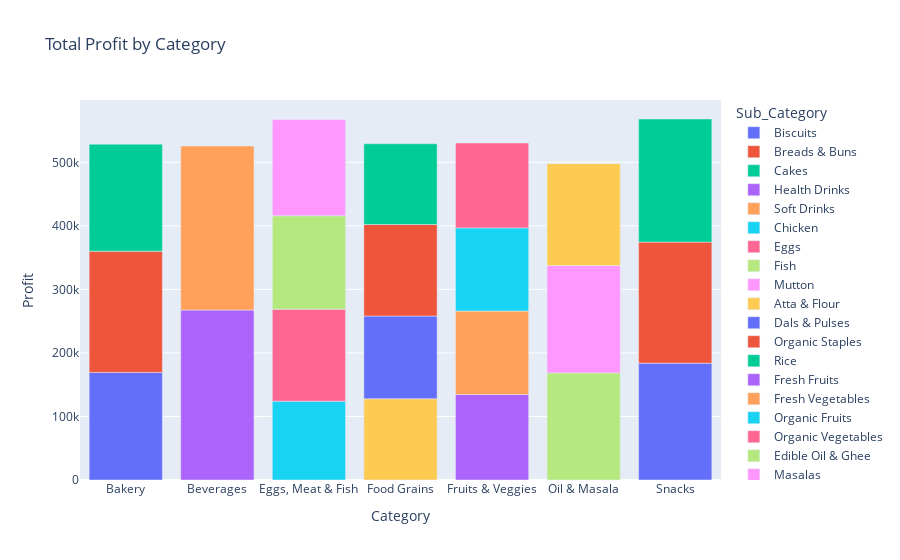

The code cell stored with this chart in its notebook:
### Markdown cell above
# Analysing Profit by category and sub-category

### Code cell
category_profit = df.groupby(['Category', 'Sub_Category'])['Profit'].sum().reset_index()
fig = px.bar(category_profit, x='Category', y='Profit', color='Sub_Category', title='Total Profit by Category')
fig.show()

### Figure 1 — Plotly figure (JSON) as saved in the notebook; plotly's stock layout.template omitted (floating-point values rounded to 4 significant figures)
{"data": [{"hovertemplate": "Sub_Category=Biscuits<br>Category=%{x}<br>Profit=%{y}<extra></extra>", "legendgroup": "Biscuits", "marker": {"color": "#636efa", "pattern": {"shape": ""}}, "name": "Biscuits", "orientation": "v", "showlegend": true, "textposition": "auto", "type": "bar", "x": ["Bakery"], "xaxis": "x", "y": [169400.0], "yaxis": "y"}, {"hovertemplate": "Sub_Category=Breads & Buns<br>Category=%{x}<br>Profit=%{y}<extra></extra>", "legendgroup": "Breads & Buns", "marker": {"color": "#EF553B", "pattern": {"shape": ""}}, "name": "Breads & Buns", "orientation": "v", "showlegend": true, "textposition": "auto", "type": "bar", "x": ["Bakery"], "xaxis": "x", "y": [190800.0], "yaxis": "y"}, {"hovertemplate": "Sub_Category=Cakes<br>Category=%{x}<br>Profit=%{y}<extra></extra>", "legendgroup": "Cakes", "marker": {"color": "#00cc96", "pattern": {"shape": ""}}, "name": "Cakes", "orientation": "v", "showlegend": true, "textposition": "auto", "type": "bar", "x": ["Bakery"], "xaxis": "x", "y": [168400.0], "yaxis": "y"}, {"hovertemplate": "Sub_Category=Health Drinks<br>Category=%{x}<br>Profit=%{y}<extra></extra>", "legendgroup": "Health Drinks", "marker": {"color": "#ab63fa", "pattern": {"shape": ""}}, "name": "Health Drinks", "orientation": "v", "showlegend": true, "textposition": "auto", "type": "bar", "x": ["Beverages"], "xaxis": "x", "y": [267500.0], "yaxis": "y"}, {"hovertemplate": "Sub_Category=Soft Drinks<br>Category=%{x}<br>Profit=%{y}<extra></extra>", "legendgroup": "Soft Drinks", "marker": {"color": "#FFA15A", "pattern": {"shape": ""}}, "name": "Soft Drinks", "orientation": "v", "showlegend": true, "textposition": "auto", "type": "bar", "x": ["Beverages"], "xaxis": "x", "y": [258100.0], "yaxis": "y"}, {"hovertemplate": "Sub_Category=Chicken<br>Category=%{x}<br>Profit=%{y}<extra></extra>", "legendgroup": "Chicken", "marker": {"color": "#19d3f3", "pattern": {"shape": ""}}, "name": "Chicken", "orientation": "v", "showlegend": true, "textposition": "auto", "type": "bar", "x": ["Eggs, Meat & Fish"], "xaxis": "x", "y": [124000.0], "yaxis": "y"}, {"hovertemplate": "Sub_Category=Eggs<br>Category=%{x}<br>Profit=%{y}<extra></extra>", "legendgroup": "Eggs", "marker": {"color": "#FF6692", "pattern": {"shape": ""}}, "name": "Eggs", "orientation": "v", "showlegend": true, "textposition": "auto", "type": "bar", "x": ["Eggs, Meat & Fish"], "xaxis": "x", "y": [144700.0], "yaxis": "y"}, {"hovertemplate": "Sub_Category=Fish<br>Category=%{x}<br>Profit=%{y}<extra></extra>", "legendgroup": "Fish", "marker": {"color": "#B6E880", "pattern": {"shape": ""}}, "name": "Fish", "orientation": "v", "showlegend": true, "textposition": "auto", "type": "bar", "x": ["Eggs, Meat & Fish"], "xaxis": "x", "y": [147200.0], "yaxis": "y"}, {"hovertemplate": "Sub_Category=Mutton<br>Category=%{x}<br>Profit=%{y}<extra></extra>", "legendgroup": "Mutton", "marker": {"color": "#FF97FF", "pattern": {"shape": ""}}, "name": "Mutton", "orientation": "v", "showlegend": true, "textposition": "auto", "type": "bar", "x": ["Eggs, Meat & Fish"], "xaxis": "x", "y": [151400.0], "yaxis": "y"}, {"hovertemplate": "Sub_Category=Atta & Flour<br>Category=%{x}<br>Profit=%{y}<extra></extra>", "legendgroup": "Atta & Flour", "marker": {"color": "#FECB52", "pattern": {"shape": ""}}, "name": "Atta & Flour", "orientation": "v", "showlegend": true, "textposition": "auto", "type": "bar", "x": ["Food Grains"], "xaxis": "x", "y": [127900.0], "yaxis": "y"}, {"hovertemplate": "Sub_Category=Dals & Pulses<br>Category=%{x}<br>Profit=%{y}<extra></extra>", "legendgroup": "Dals & Pulses", "marker": {"color": "#636efa", "pattern": {"shape": ""}}, "name": "Dals & Pulses", "orientation": "v", "showlegend": true, "textposition": "auto", "type": "bar", "x": ["Food Grains"], "xaxis": "x", "y": [130200.0], "yaxis": "y"}, {"hovertemplate": "Sub_Category=Organic Staples<br>Category=%{x}<br>Profit=%{y}<extra></extra>", "legendgroup": "Organic Staples", "marker": {"color": "#EF553B", "pattern": {"shape": ""}}, "name": "Organic Staples", "orientation": "v", "showlegend": true, "textposition": "auto", "type": "bar", "x": ["Food Grains"], "xaxis": "x", "y": [144100.0], "yaxis": "y"}, {"hovertemplate": "Sub_Category=Rice<br>Category=%{x}<br>Profit=%{y}<extra></extra>", "legendgroup": "Rice", "marker": {"color": "#00cc96", "pattern": {"shape": ""}}, "name": "Rice", "orientation": "v", "showlegend": true, "textposition": "auto", "type": "bar", "x": ["Food Grains"], "xaxis": "x", "y": [126900.0], "yaxis": "y"}, {"hovertemplate": "Sub_Category=Fresh Fruits<br>Category=%{x}<br>Profit=%{y}<extra></extra>", "legendgroup": "Fresh Fruits", "marker": {"color": "#ab63fa", "pattern": {"shape": ""}}, "name": "Fresh Fruits", "orientation": "v", "showlegend": true, "textposition": "auto", "type": "bar", "x": ["Fruits & Veggies"], "xaxis": "x", "y": [134700.0], "yaxis": "y"}, {"hovertemplate": "Sub_Category=Fresh Vegetables<br>Category=%{x}<br>Profit=%{y}<extra></extra>", "legendgroup": "Fresh Vegetables", "marker": {"color": "#FFA15A", "pattern": {"shape": ""}}, "name": "Fresh Vegetables", "orientation": "v", "showlegend": true, "textposition": "auto", "type": "bar", "x": ["Fruits & Veggies"], "xaxis": "x", "y": [131300.0], "yaxis": "y"}, {"hovertemplate": "Sub_Category=Organic Fruits<br>Category=%{x}<br>Profit=%{y}<extra></extra>", "legendgroup": "Organic Fruits", "marker": {"color": "#19d3f3", "pattern": {"shape": ""}}, "name": "Organic Fruits", "orientation": "v", "showlegend": true, "textposition": "auto", "type": "bar", "x": ["Fruits & Veggies"], "xaxis": "x", "y": [130900.0], "yaxis": "y"}, {"hovertemplate": "Sub_Category=Organic Vegetables<br>Category=%{x}<br>Profit=%{y}<extra></extra>", "legendgroup": "Organic Vegetables", "marker": {"color": "#FF6692", "pattern": {"shape": ""}}, "name": "Organic Vegetables", "orientation": "v", "showlegend": true, "textposition": "auto", "type": "bar", "x": ["Fruits & Veggies"], "xaxis": "x", "y": [133600.0], "yaxis": "y"}, {"hovertemplate": "Sub_Category=Edible Oil & Ghee<br>Category=%{x}<br>Profit=%{y}<extra></extra>", "legendgroup": "Edible Oil & Ghee", "marker": {"color": "#B6E880", "pattern": {"shape": ""}}, "name": "Edible Oil & Ghee", "orientation": "v", "showlegend": true, "textposition": "auto", "type": "bar", "x": ["Oil & Masala"], "xaxis": "x", "y": [168600.0], "yaxis": "y"}, {"hovertemplate": "Sub_Category=Masalas<br>Category=%{x}<br>Profit=%{y}<extra></extra>", "legendgroup": "Masalas", "marker": {"color": "#FF97FF", "pattern": {"shape": ""}}, "name": "Masalas", "orientation": "v", "showlegend": true, "textposition": "auto", "type": "bar", "x": ["Oil & Masala"], "xaxis": "x", "y": [169000.0], "yaxis": "y"}, {"hovertemplate": "Sub_Category=Spices<br>Category=%{x}<br>Profit=%{y}<extra></extra>", "legendgroup": "Spices", "marker": {"color": "#FECB52", "pattern": {"shape": ""}}, "name": "Spices", "orientation": "v", "showlegend": true, "textposition": "auto", "type": "bar", "x": ["Oil & Masala"], "xaxis": "x", "y": [160300.0], "yaxis": "y"}, {"hovertemplate": "Sub_Category=Chocolates<br>Category=%{x}<br>Profit=%{y}<extra></extra>", "legendgroup": "Chocolates", "marker": {"color": "#636efa", "pattern": {"shape": ""}}, "name": "Chocolates", "orientation": "v", "showlegend": true, "textposition": "auto", "type": "bar", "x": ["Snacks"], "xaxis": "x", "y": [183800.0], "yaxis": "y"}, {"hovertemplate": "Sub_Category=Cookies<br>Category=%{x}<br>Profit=%{y}<extra></extra>", "legendgroup": "Cookies", "marker": {"color": "#EF553B", "pattern": {"shape": ""}}, "name": "Cookies", "orientation": "v", "showlegend": true, "textposition": "auto", "type": "bar", "x": ["Snacks"], "xaxis": "x", "y": [190600.0], "yaxis": "y"}, {"hovertemplate": "Sub_Category=Noodles<br>Category=%{x}<br>Profit=%{y}<extra></extra>", "legendgroup": "Noodles", "marker": {"color": "#00cc96", "pattern": {"shape": ""}}, "name": "Noodles", "orientation": "v", "showlegend": true, "textposition": "auto", "type": "bar", "x": ["Snacks"], "xaxis": "x", "y": [193700.0], "yaxis": "y"}], "layout": {"barmode": "relative", "legend": {"title": {"text": "Sub_Category"}, "tracegroupgap": 0}, "title": {"text": "Total Profit by Category"}, "xaxis": {"anchor": "y", "domain": [0, 1], "title": {"text": "Category"}}, "yaxis": {"anchor": "x", "domain": [0, 1], "title": {"text": "Profit"}}}}
